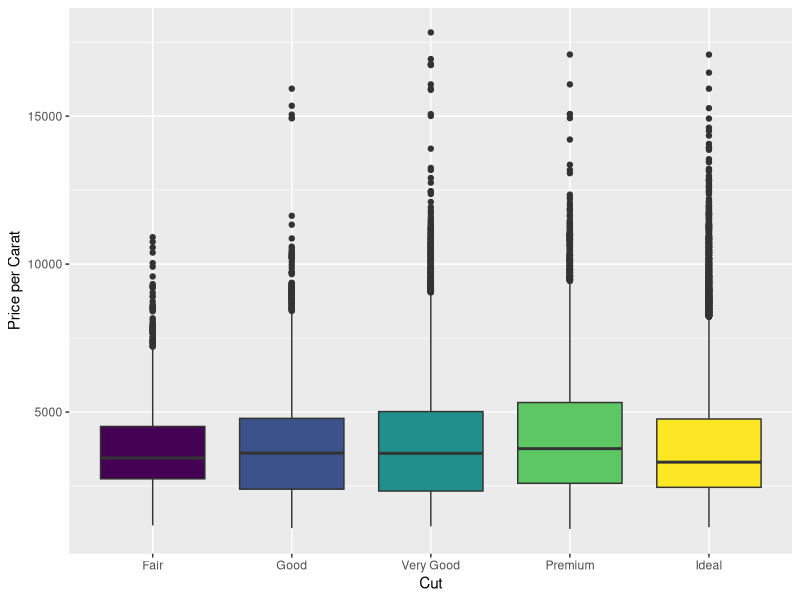

Reproduce this figure in R.
## ---- chunk 1
library(ggplot2)
data("diamonds")
ggplot(diamonds, aes(x = cut, y = price / carat, fill = cut)) + 
        geom_boxplot() + xlab("Cut") + ylab("Price per Carat") + theme(legend.position="none")
